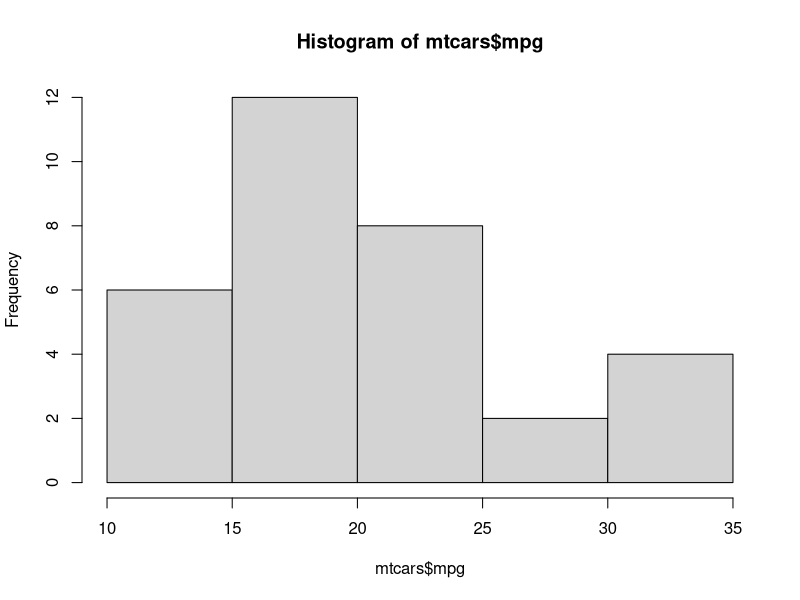
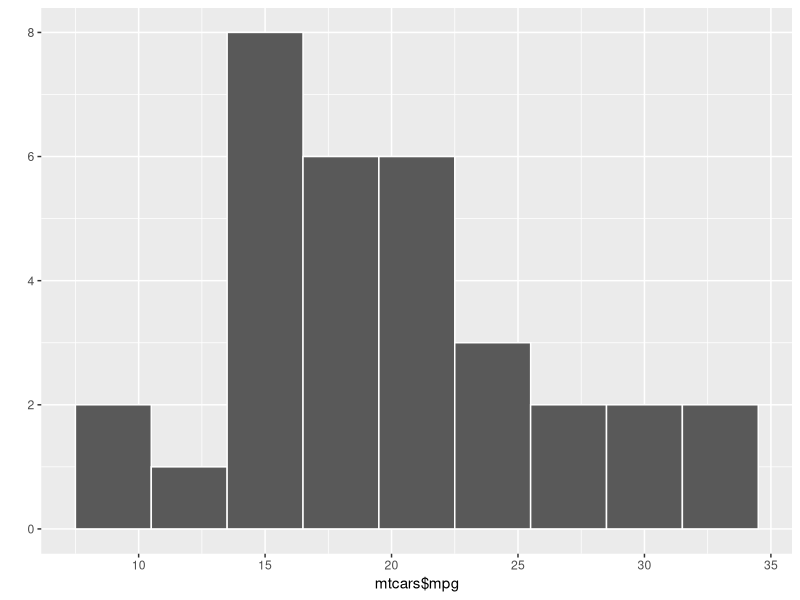
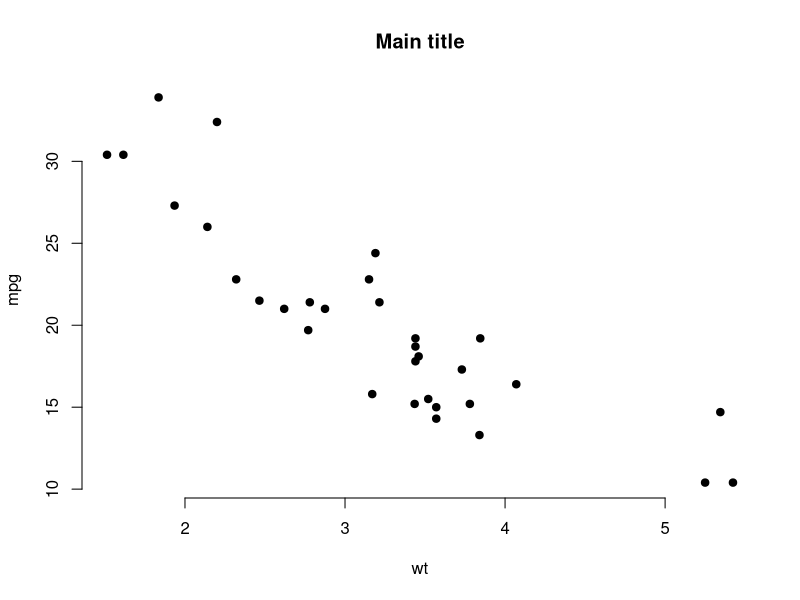
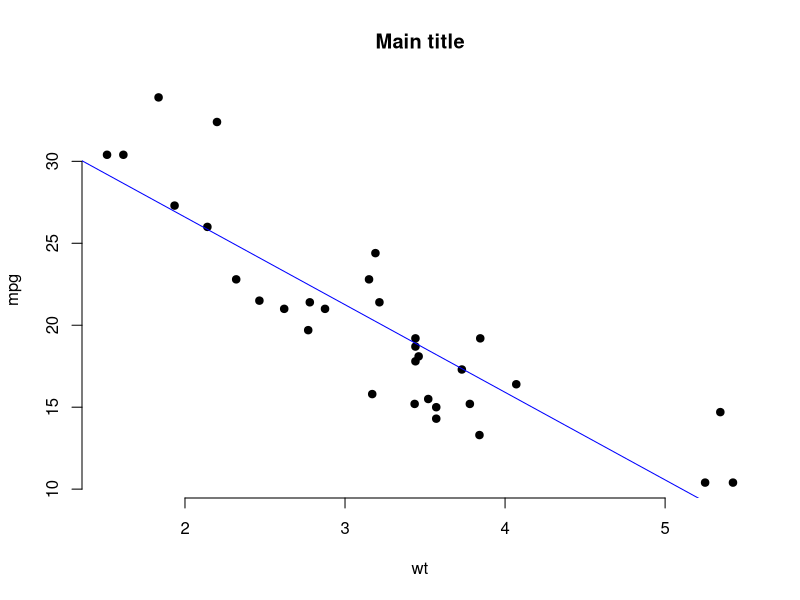

Source code (R) for these figures, in order:
install.packages("dplyr","corrplot","ggplot2")

library (dplyr)
library (corrplot)
library (ggplot2)

# Basic views of the mtcars dataset - how many rows? / how many variables?
summary(mtcars)
glimpse(mtcars)

# Filter Data

# 1 - Filter
# Cars where the hp is greater than 150
filter(mtcars, hp > 150)

# Cars where the hp is greater than 150 and the wt is greater than 5
filter(mtcars, hp > 150 & wt > 5)

# 2 - arrange
# Arrange the data in order of cyl then disp
arrange(mtcars, cyl, disp)

# 3 - select
# Add two new columns - one with the cyl value doubled, and one with the cyl
# value quadrupled - then show everything

mtcars %>% mutate(
  cyl2 = cyl * 2,
  cyl4 = cyl2 * 2
)

##############################################################

# Analyse Data

# 4 - mean
# Get the mean mpg
mean(mtcars$mpg)

# 5 - median
# Get the median mpg - what do you notice when you compare it to the mean?
median(mtcars$mpg)

# 6 - standard deviation - get the standard deviation of mpg
sd(mtcars$mpg)

# 7 - table
# Set up a basic table of carb values
mtcarscarb = table(mtcars$carb)

# then show it
mtcarscarb

# 8 - correlation matrix between each of the values
cor(mtcars)


##################################################################

# Visualise

# 9 - plot
# basic histogram of mpg
hist(mtcars$mpg)

# qplot - same idea but uses ggplot2 - easier to read
qplot(mtcars$mpg, binwidth = 3, color = I("white"))

# 10 - plot
# regression plot showing relationship between wt and mpg
# by changing the first two lines we can plot other variables instead

x <- mtcars$wt
y <- mtcars$mpg
# Plot with main and axis titles
# Change point shape (pch = 19) and remove frame.
plot(x, y, main = "Main title",
     xlab = "wt", ylab = "mpg",
     pch = 19, frame = FALSE)
# Add regression line
plot(x, y, main = "Main title",
     xlab = "wt", ylab = "mpg",
     pch = 19, frame = FALSE)
abline(lm(y ~ x, data = mtcars), col = "blue")

######################################################################

# Activity questions 

# Q1 - Filter
# Filter cars where the horsepower is greater than 150
# and the weight is greater than 3.2

# Q2 - Arrange
# Arrange the dataset in order of mpg and wt

#####################
# Analyse

# Q3 - What is the mean car weight (wt)?

# Q4 - What is the median car weight? - how does this relate to the mean?

# Q5 - What is the standard deviation of the car weight?

# Q6 - Set up a table of the car weights
# What does the table tell us?

# Q7 - Using the correlation matrix in the script - which 3 pairs have
# the strongest positive correlations between them (roughly >0.7 and <1)?

####################
# Visualise

# Q8 -Set up a basic histogram of the car weights (wt)

# Q9 - We know that there is a strong relationship between mpg and wt.
# Does this also apply to mp and gross horsepower (hp)
# Set up a regression plot to check (roughly) on whether the two are strongly related
